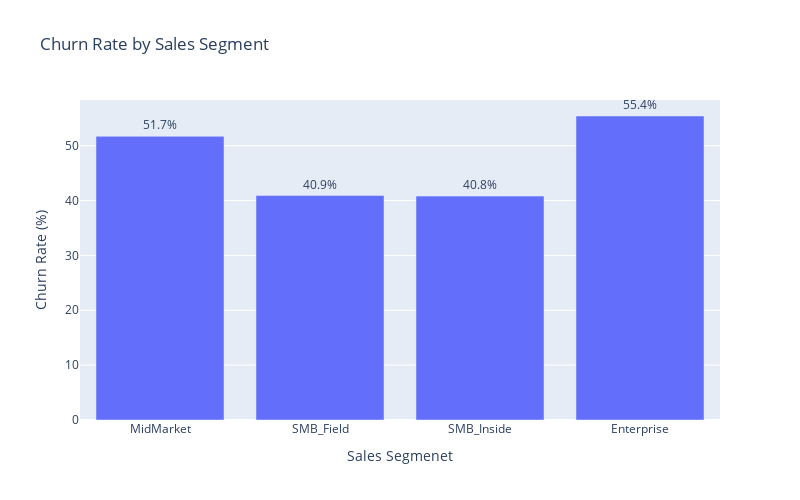

The notebook cell saved with this chart:
### Code cell
# churn rate by sales_segment
markets = df['sales_segment'].unique()
print(markets)

churn_rates = []
for market in markets:
    market = df[df['sales_segment']==market]
    q3active = market[market['is_churned']==0]
    q3churn = q3active[(q3active['contract_end_date'].notnull()) & (q3active['renewed_flag']==0)]
    q3_churn_rate = 100*(len(q3churn)/len(q3active))
    churn_rates.append(round(q3_churn_rate, 1))
print(churn_rates)

plot_df = pd.DataFrame({
    'Sales Segment': markets,
    'Churn Rate (%)': churn_rates
})

fig = px.bar(
    plot_df,
    x='Sales Segment',
    y='Churn Rate (%)',
    title='Churn Rate by Sales Segment',
    text='Churn Rate (%)'
)

fig.update_traces(texttemplate='%{text:.1f}%', textposition='outside')
fig.update_layout(
    yaxis_title='Churn Rate (%)',
    xaxis_title='Sales Segmenet',
    width=800,   
    height=500   
)

fig.show()

### Figure 1 — Plotly figure (JSON) as saved in the notebook; plotly's stock layout.template omitted (floating-point values rounded to 4 significant figures)
{"data": [{"alignmentgroup": "True", "hovertemplate": "Sales Segment=%{x}<br>Churn Rate (%)=%{text}<extra></extra>", "legendgroup": "", "marker": {"color": "#636efa", "pattern": {"shape": ""}}, "name": "", "offsetgroup": "", "orientation": "v", "showlegend": false, "text": [51.7, 40.9, 40.8, 55.4], "textposition": "outside", "texttemplate": "%{text:.1f}%", "type": "bar", "x": ["MidMarket", "SMB_Field", "SMB_Inside", "Enterprise"], "xaxis": "x", "y": [51.7, 40.9, 40.8, 55.4], "yaxis": "y"}], "layout": {"barmode": "relative", "height": 500, "legend": {"tracegroupgap": 0}, "title": {"text": "Churn Rate by Sales Segment"}, "width": 800, "xaxis": {"anchor": "y", "domain": [0, 1], "title": {"text": "Sales Segmenet"}}, "yaxis": {"anchor": "x", "domain": [0, 1], "title": {"text": "Churn Rate (%)"}}}}
